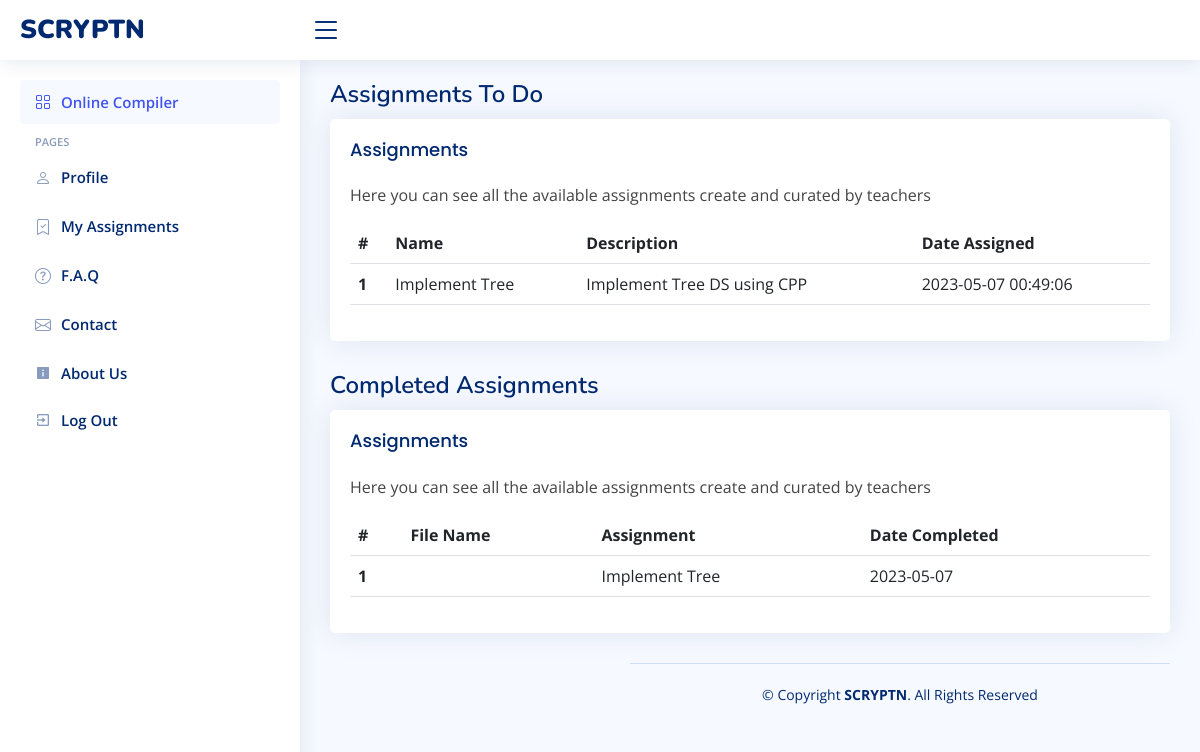
The app's page /student/assignments.php (signed in), older data.
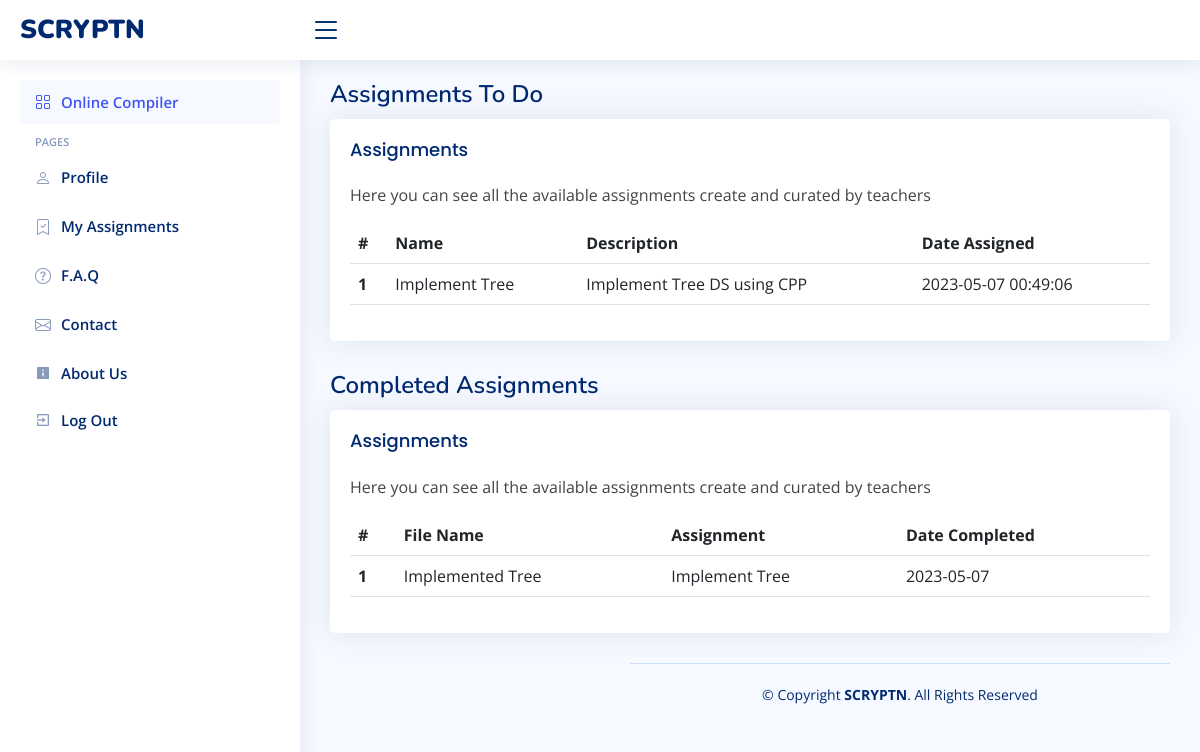
The same page, newer data.
### tables this page shows
CREATE TABLE `completed_assignments` (
  `id` int(11) NOT NULL,
  `filename` varchar(255) NOT NULL,
  `assignment_name` varchar(255) NOT NULL,
  `user` varchar(255) NOT NULL,
  `source_code` text NOT NULL,
  `lang` int(11) NOT NULL,
  `completed_time` date NOT NULL DEFAULT current_timestamp()
);

### student/assignments.php (the view, shortened to what the changed rows need)
<!DOCTYPE html>
<html lang="en">
<head>
  <link href="../assets/vendor/bootstrap/css/bootstrap.min.css" rel="stylesheet">
  <link href="../assets/vendor/bootstrap-icons/bootstrap-icons.css" rel="stylesheet">
  <link href="../assets/vendor/boxicons/css/boxicons.min.css" rel="stylesheet">
  <link href="../assets/vendor/quill/quill.snow.css" rel="stylesheet">
  <link href="../assets/vendor/quill/quill.bubble.css" rel="stylesheet">
  <link href="../assets/vendor/remixicon/remixicon.css" rel="stylesheet">
  <link href="../assets/vendor/simple-datatables/style.css" rel="stylesheet">
  <link href="../assets/css/style.css" rel="stylesheet">
</head>
<body>
  <main id="main" class="main">
    <div class="pagetitle">
      <h1>Assignments To Do</h1>
    </div>
    <section class="section">
            <div class="row">
                <div class="col-lg-12">
                    <div class="card">
                        <div class="card-body">
                            <table class="table datatable">
                                <thead>
                                    <tr>
                                        <th scope="col">#</th>
                                        <th scope="col">Name</th>
                                        <th scope="col">Description</th>
                                        <th scope="col">Date Assigned</th>
                                    </tr>
                                </thead>
                                <tbody>
                                    <?php
                                    $servername = "localhost";
                                    $username = "root";
                                    $password = "";
                                    $databasename = "scr";
                                    $conn = new mysqli(
                                        $servername,
                                        $username,
                                        $password,
                                        $databasename
                                    );
                                    $id = $_SESSION["userID"];
                                    $assign_query = "SELECT * FROM `users` WHERE `userID` = '$id'";
                                    $assign_result = $conn->query($assign_query);
                                    $ass_row = $assign_result->fetch_assoc();
                                    $course = $ass_row["assigned_course"];
                                    $query_file = "SELECT * FROM `assignments` WHERE `assigned_course` = '$course'";
                                    $result_file = $conn->query($query_file);
                                    if ($result_file->num_rows > 0) {
                                        while ($row = $result_file->fetch_assoc()) {
                                            echo "<tr>";
                                            echo "<th scope='row'>" . $row['id'] . "</th>";
                                            echo "</tr>";
                                        }
                                    } else {
                                        echo "0 results";
                                    }
                                    ?>
                                </tbody>
                            </table>
                        </div>
                    </div>
                </div>
            </div>
        </section>
    <div class="pagetitle">
      <h1>Completed Assignments</h1>
    </div>
    <section class="section">
            <div class="row">
                <div class="col-lg-12">
                    <div class="card">
                        <div class="card-body">
                            <table class="table datatable">
                                <thead>
                                    <tr>
                                        <th scope="col">#</th>
                                        <th scope="col">File Name</th>
                                        <th scope="col">Assignment</th>
                                        <th scope="col">Date Completed</th>
                                    </tr>
                                </thead>
                                <tbody>
                                    <?php
                                    $servername = "localhost";
                                    $username = "root";
                                    $password = "";
                                    $databasename = "scr";
                                    $conn = new mysqli(
                                        $servername,
                                        $username,
                                        $password,
                                        $databasename
                                    );
                                    $id = $_SESSION["userUid"];
                                    $query_file = "SELECT * FROM `completed_assignments` WHERE `user` = '$id'";
                                    $result_file = $conn->query($query_file);
                                    if ($result_file->num_rows > 0) {
                                        while ($row = $result_file->fetch_assoc()) {
                                            echo "<tr>";
                                            echo "<th scope='row'>" . $row['id'] . "</th>";
                                            echo "<td>" . $row['filename'] . "</td>";
                                            echo "<td>" . $row['assignment_name'] . "</td>";
                                            echo "<td>" . $row['completed_time'] . "</td>";
                                            echo "</tr>";
                                        }
                                    } else {
                                        echo "0 results";
                                    }
                                    ?>
                                </tbody>
                            </table>
                        </div>
                    </div>
                </div>
            </div>
        </section>
</body>
</html>

Row changes from the older to the newer data that the page shows:
changed completed_assignments "Implement Tree": filename (not shown) → "Implemented Tree"
